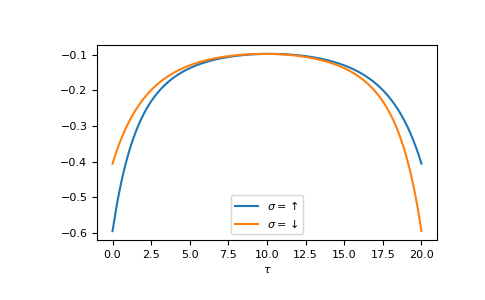

Recreate this plot in Python.
plt.clf()  # clear previous figure
tau = np.linspace(0, beta, num=gf_tau.shape[-1])
__ = plt.plot(tau, gf_tau[0], label=r'$\sigma=\uparrow$')
__ = plt.plot(tau, gf_tau[1], label=r'$\sigma=\downarrow$')
__ = plt.xlabel(r'$\tau$')
__ = plt.legend()
plt.show()
